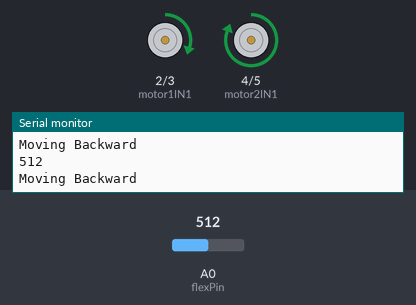
A sketch run on a simulated Arduino Uno, built with avr-gcc and run on an emulated ATmega328P. Parts: motor-driver pin pairs drawn as motors (green arrow = first pin HIGH = forward, orange = second pin HIGH = backward, longer = more drive, scaled by the enable pin), the last lines printed to the serial monitor. The inputs (shaded band) are chosen by the test bench; at power-on: A0 (flexPin) = 512.

Above: at 1.2 s.
1.3 s: A0 (flexPin) set to 210
At 1.7 s:
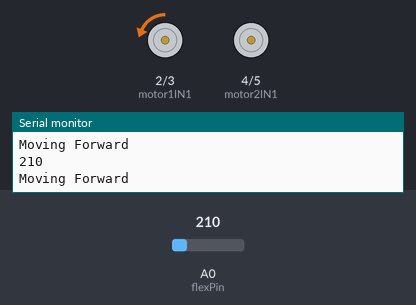
2.8 s: A0 (flexPin) set to 230
At 3.2 s:
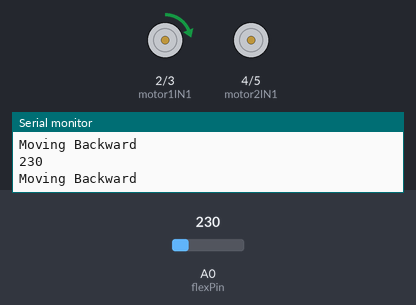
4.3 s: A0 (flexPin) set to 306
At 5.5 s:
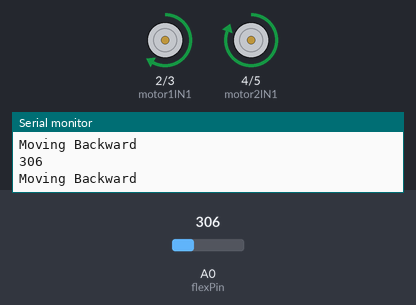
5.8 s: A0 (flexPin) set to 122
At 7.0 s:
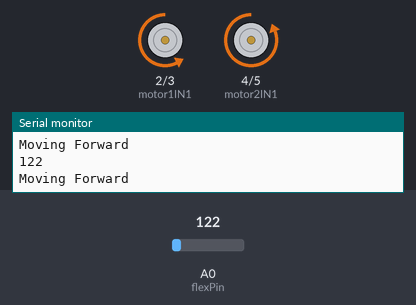
7.3 s: A0 (flexPin) set to 0
At 8.5 s:
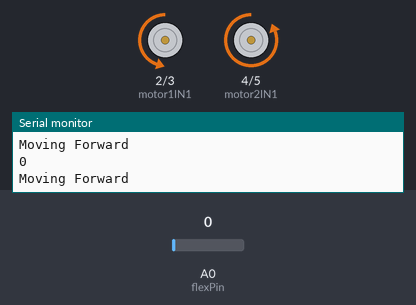
8.8 s: A0 (flexPin) set to 716
At 10.0 s:
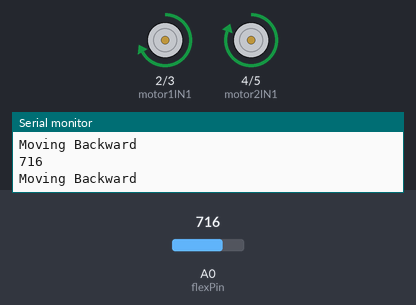
Timing chart, 0 to 11.3 s (numbered marks = the images above; inputs shaded):
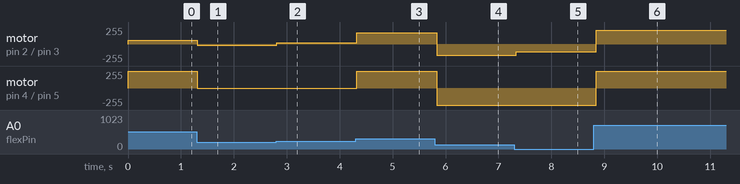

Measured:
- after the input at 1.3 s, motor on pin 2 (motor1IN1) / pin 3 (motor1IN2): forward 60/255 → backward 17/255 at once; motor on pin 4 (motor2IN1) / pin 5 (motor2IN2): forward 255/255 → stopped at once
- after the input at 2.8 s, motor on pin 2 (motor1IN1) / pin 3 (motor1IN2): backward 17/255 → forward 19/255 at once
- after the input at 4.3 s, motor on pin 2 (motor1IN1) / pin 3 (motor1IN2): forward 19/255 → forward 168/255 at once; motor on pin 4 (motor2IN1) / pin 5 (motor2IN2): stopped → forward 255/255 at once
- after the input at 5.8 s, motor on pin 2 (motor1IN1) / pin 3 (motor1IN2): forward 168/255 → backward 167/255 at once; motor on pin 4 (motor2IN1) / pin 5 (motor2IN2): forward 255/255 → backward 255/255 at once
- after the input at 7.3 s, motor on pin 2 (motor1IN1) / pin 3 (motor1IN2): backward 167/255 → backward 118/255 at once
- after the input at 8.8 s, motor on pin 2 (motor1IN1) / pin 3 (motor1IN2): backward 118/255 → forward 204/255 at once; motor on pin 4 (motor2IN1) / pin 5 (motor2IN2): backward 255/255 → forward 255/255 at once

The sketch:

CODE.ino
```cpp
const int motor1IN1 = 2;
const int motor1IN2 = 3;
const int motor2IN1 = 4;
const int motor2IN2 = 5;
const int motor1Enable = 6;
const int motor2Enable = 7;

const int flexPin = A0;

void setup() {
  pinMode(motor1IN1, OUTPUT);
  pinMode(motor1IN2, OUTPUT);
  pinMode(motor2IN1, OUTPUT);
  pinMode(motor2IN2, OUTPUT);
  pinMode(motor1Enable, OUTPUT);
  pinMode(motor2Enable, OUTPUT);

  digitalWrite(motor1Enable, HIGH);
  digitalWrite(motor2Enable, HIGH);

  Serial.begin(9600);
}

void loop() {
  int flexValue = analogRead(flexPin);
  Serial.println(flexValue);

  int motorSpeed;

  if (flexValue < 220) {
    motorSpeed = map(flexValue, 70, 220, 255, 0);
    digitalWrite(motor1IN1, LOW);
    digitalWrite(motor1IN2, HIGH);
    digitalWrite(motor2IN1, LOW);
    digitalWrite(motor2IN2, HIGH);
    Serial.println("Moving Forward");
  } else if (flexValue > 220) {
    motorSpeed = map(flexValue, 220, 350, 0, 255);
    digitalWrite(motor1IN1, HIGH);
    digitalWrite(motor1IN2, LOW);
    digitalWrite(motor2IN1, HIGH);
    digitalWrite(motor2IN2, LOW);
    Serial.println("Moving Backward");
  } else {
    //
    motorSpeed = 0;
    digitalWrite(motor1IN1, LOW);
    digitalWrite(motor1IN2, LOW);
    digitalWrite(motor2IN1, LOW);
    digitalWrite(motor2IN2, LOW);
    Serial.println("Stopped");
  }

  analogWrite(motor1Enable, motorSpeed);
  analogWrite(motor2Enable, motorSpeed);

  delay(100);
}
```
